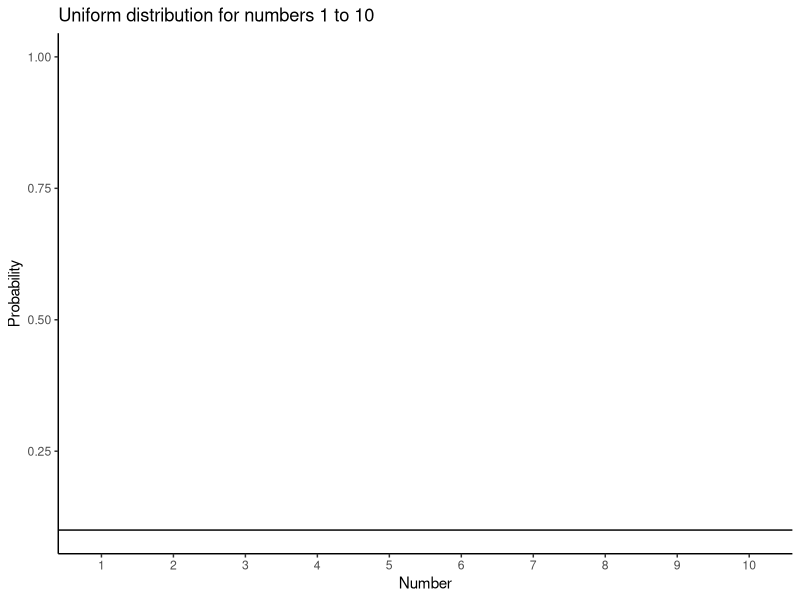
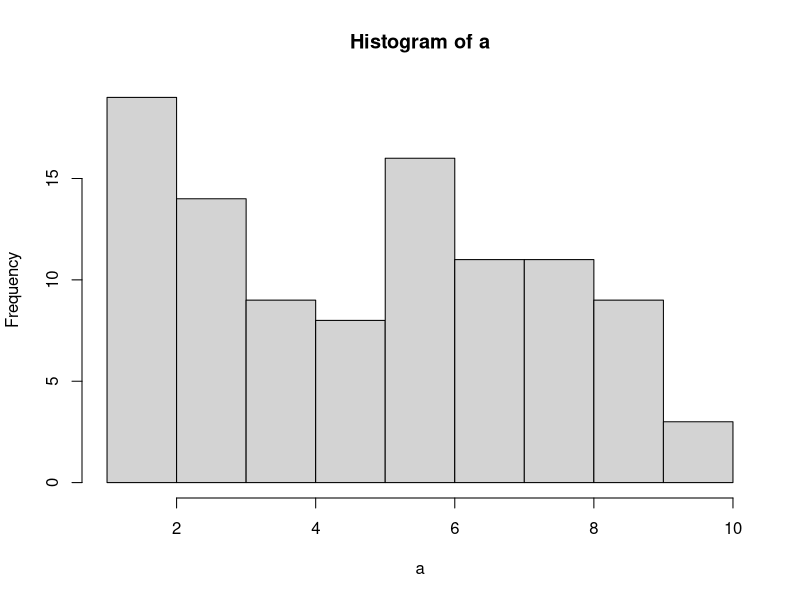
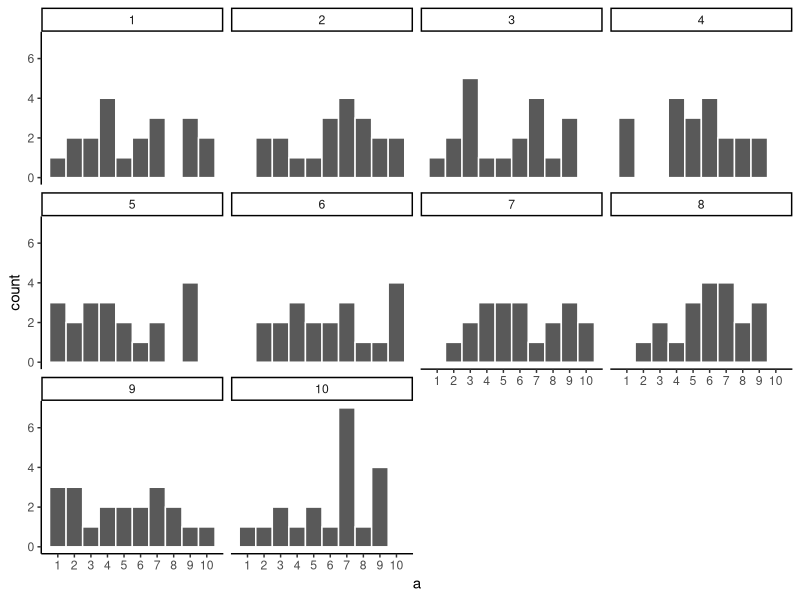
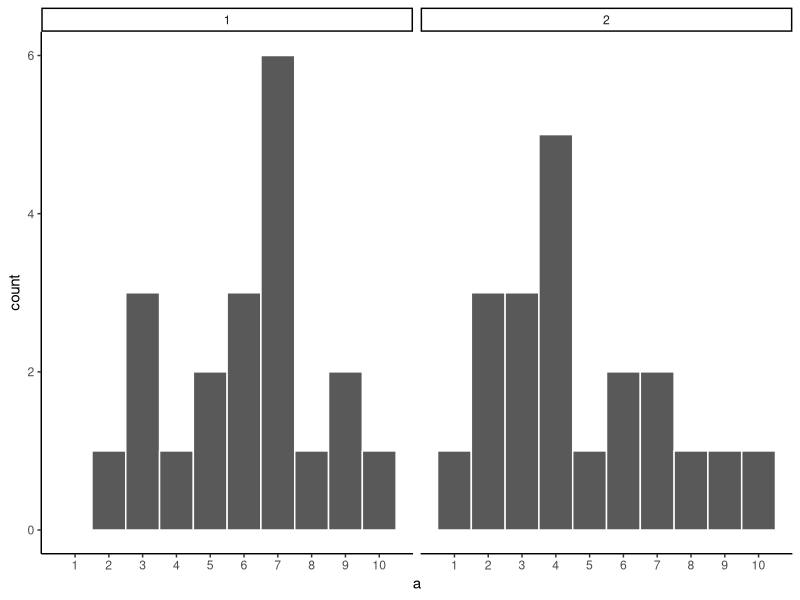
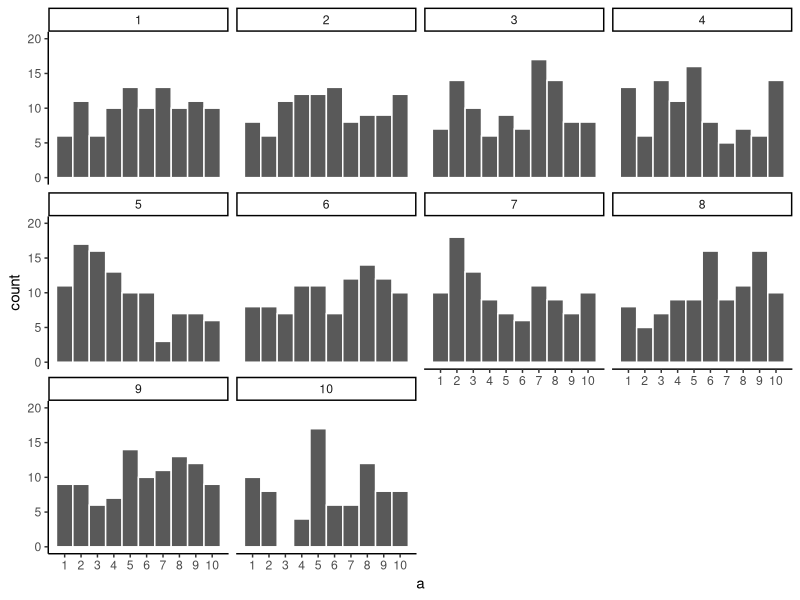
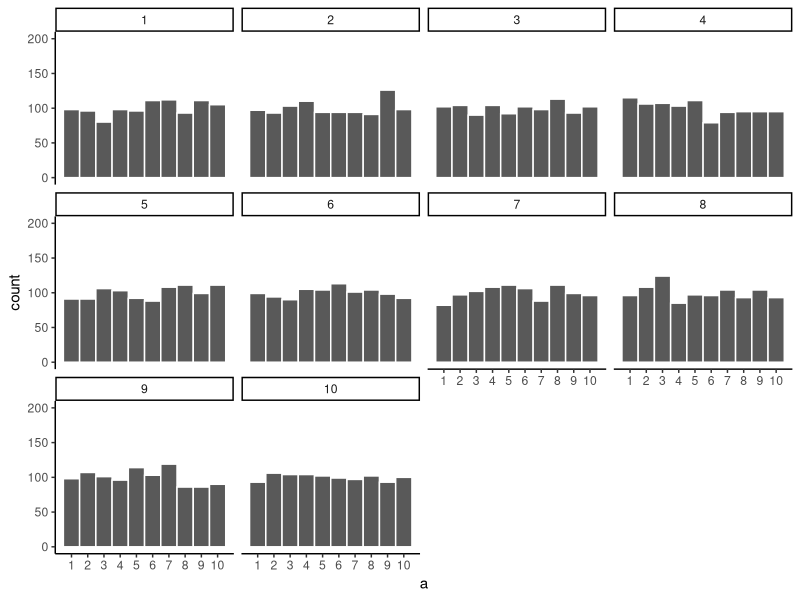
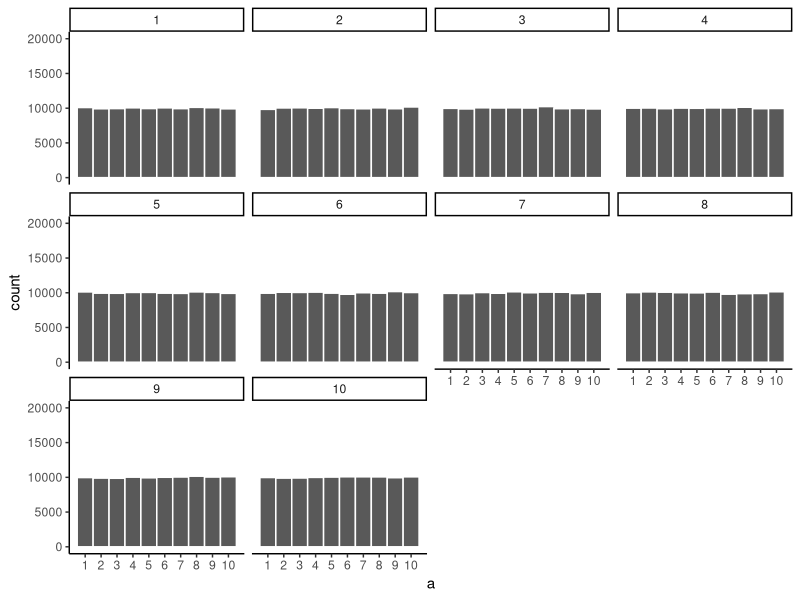
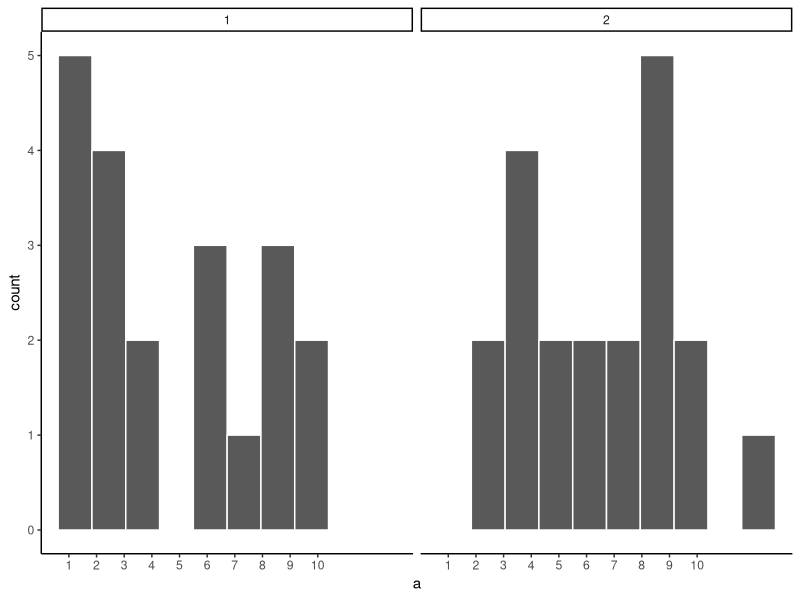

R code for these plots, in order: (Note: this script raises an error after producing the figures.)
## ---- chunk 1
library(ggplot2)

df<-data.frame(a=1:10,b=seq(.1,1,.1))
df$a<-as.factor(df$a)

ggplot(df,aes(x=a,y=b))+
  geom_point(color="white")+
  geom_hline(yintercept=.1)+
  theme_classic()+
  ylab("Probability")+
  xlab("Number")+
  ggtitle("Uniform distribution for numbers 1 to 10")


## ---- chunk 2
a<-matrix(round(runif(100,1,10)),ncol=10)
knitr::kable(a)
## ---- chunk 3
hist(a)
## ---- chunk 4
a<-round(runif(20*10,1,10))
df<-data.frame(a,sample=rep(1:10,each=20))

ggplot(df,aes(x=a))+
  geom_histogram(bins=10, color="white")+
  facet_wrap(~sample)+
  theme_classic()+
  scale_x_continuous(breaks=seq(1,10,1))

## ---- chunk 5
a<-round(runif(20*2,1,10))
df<-data.frame(a,sample=rep(1:2,each=20))

ggplot(df,aes(x=a))+
  geom_histogram(bins=10, color="white")+
  facet_wrap(~sample)+
  theme_classic()+
  scale_x_continuous(breaks=seq(1,10,1))

## ---- chunk 6
a<-sample(1:10,100*10,replace=T)
df<-data.frame(a,sample=rep(1:10,each=100))

ggplot(df,aes(x=a))+
  geom_histogram(bins=10, color="white")+
  facet_wrap(~sample)+
  theme_classic()+
  ylim(0,20)+
  scale_x_continuous(breaks=seq(1,10,1))

## ---- chunk 7
a<-sample(1:10,1000*10,replace=T)
df<-data.frame(a,sample=rep(1:10,each=1000))

ggplot(df,aes(x=a))+
 geom_histogram(bins=10, color="white")+
  facet_wrap(~sample)+
  theme_classic()+
  ylim(0,200)+
  scale_x_continuous(breaks=seq(1,10,1))

## ---- chunk 8
a<-sample(1:10,100000*10,replace=T)
df<-data.frame(a,sample=rep(1:10,each=100000))

ggplot(df,aes(x=a))+
  geom_histogram(bins=10, color="white")+
  facet_wrap(~sample)+
  theme_classic()+
  ylim(0,20000)+
  scale_x_continuous(breaks=seq(1,10,1))

## ---- chunk 9
a<-c(sample(1:10,20,replace=T),round(rnorm(20,5,2.5)))
df<-data.frame(a,sample=rep(1:2,each=20))

ggplot(df,aes(x=a))+
  geom_histogram(bins=10, color="white")+
  facet_wrap(~sample)+
  theme_classic()+
  scale_x_continuous(breaks=seq(1,10,1))

## ---- chunk 10
a<-c(sample(1:10,1000,replace=T),round(rnorm(1000,5,1.25)))
df<-data.frame(a,sample=rep(1:2,each=1000))

ggplot(df,aes(x=a))+
  geom_histogram(bins=10, color="white")+
  facet_wrap(~sample)+
  theme_classic()+
  scale_x_continuous(breaks=seq(0,10,1))

## ---- chunk 11
hand<-rep(c("left","right"),each=10)
gumball<-rbinom(20,1,.5)
df<-data.frame(hand,gumball)

knitr::kable(df)
## ---- chunk 12
sum_df<-aggregate(gumball~hand,df,sum)
ggplot(sum_df,aes(x=hand,y=gumball))+
  geom_bar(stat="identity")+
  theme_classic()
  
## ---- chunk 13
hand<-rep(rep(c("left","right"),each=10),10)
experiment<-rep(1:10,each=20)
gumball<-rbinom(20*10,1,.5)
df<-data.frame(experiment,hand,gumball)
sum_df<-aggregate(gumball~experiment*hand,df,sum)
ggplot(sum_df,aes(x=hand,y=gumball))+
  geom_bar(stat="identity")+
  theme_classic()+
  facet_wrap(~experiment)

## ---- chunk 14
differences<-sum_df[sum_df$hand =="left",]$gumball-
  sum_df[sum_df$hand =="right",]$gumball

dif_df<-data.frame(experiment=c(1:10),differences)
dif_df$experiment<-as.factor(dif_df$experiment)

ggplot(dif_df,aes(y=differences,x=experiment))+
  geom_bar(stat="identity")+
  theme_classic()+
  ylab("differences")
## ---- chunk 15
hand<-rep(rep(c("left","right"),each=10),100)
experiment<-rep(1:100,each=20)
gumball<-rbinom(20*100,1,.5)
df<-data.frame(experiment,hand,gumball)
sum_df<-aggregate(gumball~experiment*hand,df,sum)

differences<-sum_df[sum_df$hand =="left",]$gumball-
  sum_df[sum_df$hand =="right",]$gumball

dif_df<-data.frame(experiment=c(1:100),differences)
dif_df$experiment<-as.factor(dif_df$experiment)

ggplot(dif_df,aes(y=differences,x=experiment))+
  geom_bar(stat="identity")+
  theme_classic()+
  ylab("differences")
## ---- chunk 16
hand<-rep(rep(c("left","right"),each=10),10000)
experiment<-rep(1:10000,each=20)
gumball<-rbinom(20*10000,1,.5)
df<-data.frame(experiment,hand,gumball)
sum_df<-aggregate(gumball~experiment*hand,df,sum)

differences<-sum_df[sum_df$hand =="left",]$gumball-
  sum_df[sum_df$hand =="right",]$gumball

hist(differences,breaks=seq(-10,10,1))
## ---- chunk 17
library(ggplot2)

df<-data.frame(a=1:10,b=seq(.1,1,.1))
df$a<-as.factor(df$a)

ggplot(df,aes(x=a,y=b))+
  geom_point(color="white")+
  geom_hline(yintercept=.1)+
  theme_classic()+
  ylab("Probability")+
  xlab("Number")+
  ggtitle("Uniform distribution for numbers 1 to 10")


## ---- chunk 18
a<-round(runif(20*10,1,10))
df<-data.frame(a,sample=rep(1:10,each=20))
df2<-aggregate(sample~a,df,mean)

ggplot() +
  geom_histogram(data = df, aes(x = sample, y = ..density..)) +
  geom_vline(data = df2, mapping = aes(xintercept = sample), color="red") +
  facet_wrap(~a)+
  scale_x_continuous(breaks=seq(1,10,1))+
  theme_classic()

## ---- chunk 19
a<-round(runif(20*10000,1,10))
df<-data.frame(a,sample=rep(1:10000,each=20))
df2<-aggregate(a~sample,df,mean)

ggplot(df2, aes(x=a))+
  geom_histogram(color="white")+
  theme_classic()+
  ggtitle("Histogram of 10,000 sample means")+
  xlab("value")


## ---- chunk 20
knitr::include_graphics('figures02/discRandDotPlot/discRandDotPlot.pdf')
## ---- chunk 21
knitr::include_graphics('figures02/OpportunityCost/OpportunityCostDiffsDotPlot.pdf')
## ---- chunk 22
knitr::include_graphics('figures02/OpportunityCost/OpportunityCostDiffsRightTail.pdf')
